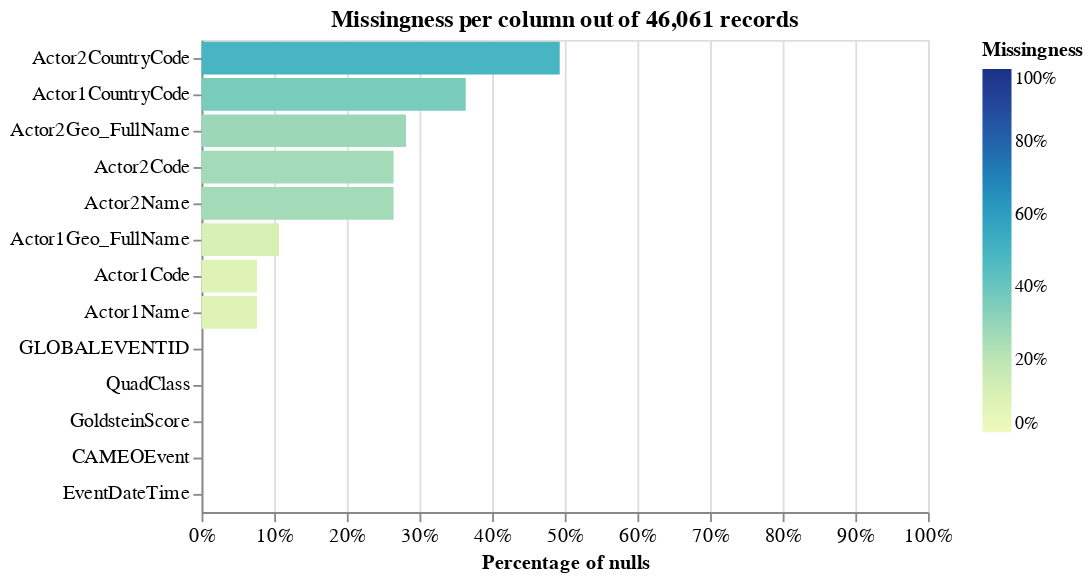

Notebook source saved alongside this figure:
### Code cell
# Check for sparsity
import altair as alt
linker.missingness_chart()

### Figure 1 — Vega-Lite specification as saved in the notebook (floating-point values rounded to 4 significant figures)
{"config": {"view": {"continuousWidth": 400, "continuousHeight": 300}, "axis": {"labelFontSize": 11}}, "layer": [{"mark": "bar", "encoding": {"color": {"field": "null_proportion", "legend": {"format": ".0%", "offset": 30}, "scale": {"domain": [0, 1], "range": "heatmap"}, "title": "Missingness", "type": "quantitative"}, "tooltip": [{"field": "column_name", "title": "Column", "type": "nominal"}, {"field": "null_count", "format": ",.0f", "title": "Count of nulls", "type": "quantitative"}, {"field": "null_proportion", "format": ".2%", "title": "Percentage of nulls", "type": "quantitative"}, {"field": "total_record_count", "format": ",.0f", "title": "Total record count", "type": "quantitative"}], "x": {"axis": {"format": "%", "labelAlign": "center", "title": "Percentage of nulls"}, "field": "null_proportion", "scale": {"domain": [0, 1]}, "type": "quantitative"}, "y": {"axis": {"title": ""}, "field": "column_name", "sort": "-x", "type": "nominal"}}, "title": "Missingness per column out of 46,061 records"}], "data": {"values": [{"null_proportion": 0.0, "null_count": 0, "total_record_count": 46061, "column_name": "GLOBALEVENTID"}, {"null_proportion": 0.0, "null_count": 0, "total_record_count": 46061, "column_name": "QuadClass"}, {"null_proportion": 0.3636, "null_count": 16750, "total_record_count": 46061, "column_name": "Actor1CountryCode"}, {"null_proportion": 0.493, "null_count": 22710, "total_record_count": 46061, "column_name": "Actor2CountryCode"}, {"null_proportion": 0.0, "null_count": 0, "total_record_count": 46061, "column_name": "GoldsteinScore"}, {"null_proportion": 0.0, "null_count": 0, "total_record_count": 46061, "column_name": "CAMEOEvent"}, {"null_proportion": 0.0, "null_count": 0, "total_record_count": 46061, "column_name": "EventDateTime"}, {"null_proportion": 0.07646, "null_count": 3522, "total_record_count": 46061, "column_name": "Actor1Code"}, {"null_proportion": 0.07646, "null_count": 3522, "total_record_count": 46061, "column_name": "Actor1Name"}, {"null_proportion": 0.1066, "null_count": 4912, "total_record_count": 46061, "column_name": "Actor1Geo_FullName"}, {"null_proportion": 0.2643, "null_count": 12174, "total_record_count": 46061, "column_name": "Actor2Code"}, {"null_proportion": 0.2643, "null_count": 12174, "total_record_count": 46061, "column_name": "Actor2Name"}, {"null_proportion": 0.2815, "null_count": 12965, "total_record_count": 46061, "column_name": "Actor2Geo_FullName"}], "name": "data-0e7bce5a1d2f132e282789d6ef7780fe"}, "title": "", "$schema": "https://vega.github.io/schema/vega-lite/v5.9.3.json"}
